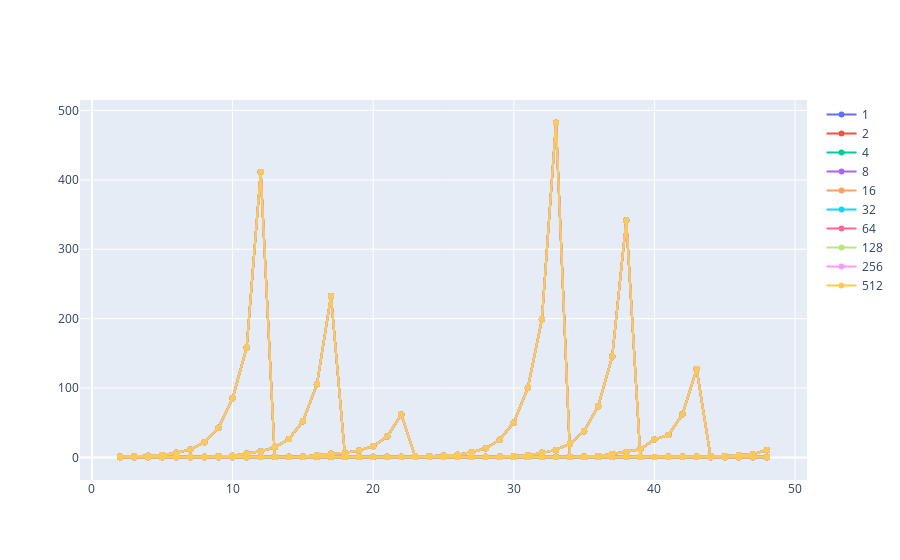

This figure's notebook cell:
### Markdown cell above
## `broadcast` messaging

Let's first load the data

### Code cell
import os
import pandas as pd
import plotly.graph_objects as go

# Set path to the data
bcast_path = path + '/bcast/results_bcast/'  # Replace with your actual path

# Get the list of files in the directory
files = os.listdir(bcast_path)

# Create a list to store the dataframes
dfs = []

# Read the data from the files; for each file, check if 
# the name contains binary, default or chain and set the
# corresponding value in the dataframe

for file in files:
    if 'binary' in file:
        df = pd.read_csv(os.path.join(bcast_path, file))
        df['algorithm'] = 'Binary Tree'
        dfs.append(df)
    elif 'default' in file:
        df = pd.read_csv(os.path.join(bcast_path, file))
        df['algorithm'] = 'Default'
        dfs.append(df)
    elif 'chain' in file:
        df = pd.read_csv(os.path.join(bcast_path, file))
        df['algorithm'] = 'Chain'
        dfs.append(df)

# Filter out dataframes where the 'Algorithm' column contains '${algorithm}' or is null
valid_dfs = []
for df in dfs:
    if 'Algorithm' in df.columns:
        df['Algorithm'] = df['Algorithm'].astype(str)
        if not df['Algorithm'].str.contains(r'\$\{algorithm\}').any():
            valid_dfs.append(df)

# Split the data into separate dataframes for each algorithm
default_df = [df for df in valid_dfs if df['Algorithm'].iloc[0] == 'default']
binary_tree_df = [df for df in valid_dfs if df['Algorithm'].iloc[0] == 'binary_tree']
chain_df = [df for df in valid_dfs if df['Algorithm'].iloc[0] == 'chain']

# # Function to add traces for each message size
# def add_traces_for_algorithm(df_list, algorithm_name):
# 	for df in df_list:
# 		print(df)
# 		grouped = df.groupby('MessageSize')
# 		print(grouped)
# 		for message_size, group in grouped:
# 			print(message_size)
# 			fig.add_trace(go.Scatter(
# 					x=group['Processes'], 
# 					y=group['Latency'], 
# 					mode='lines+markers', 
# 					name=f'{algorithm_name} - {message_size} bytes'
# 				)
# 			)
# 	# Update layout
# 	fig.update_layout(
# 		title='Latency vs Processes for Different Algorithms',
# 		xaxis_title='Processes',
# 		yaxis_title='Latency (ms)',
# 		legend_title='Algorithm and Message Size',
# 		template='plotly'
# 	)
# 	fig.show()

# # Add traces for each algorithm
# add_traces_for_algorithm(default_df, 'default')
# add_traces_for_algorithm(binary_tree_df, 'binary_tree')
# add_traces_for_algorithm(chain_df, 'chain')
selected = 1
message_sizes = default_df[selected]['MessageSize'].unique()

fig = go.Figure()
for message_size in message_sizes:
	if message_size < 1000:
		fig.add_trace(go.Scatter(x=default_df[selected][default_df[selected]['MessageSize']==message_size]['Processes'], y=default_df[selected]['Latency'], mode='lines+markers', name=str(message_size)))
fig.show()

### Figure 1 — Plotly figure (JSON) as saved in the notebook; plotly's stock layout.template omitted (floating-point values rounded to 4 significant figures; data arrays with more than 128 entries replaced by an {"elided": "..."} marker saying what was removed)
{"data": [{"mode": "lines+markers", "name": "1", "type": "scatter", "x": {"elided": "141 int values"}, "y": {"elided": "2961 float values"}}, {"mode": "lines+markers", "name": "2", "type": "scatter", "x": {"elided": "141 int values"}, "y": {"elided": "2961 float values"}}, {"mode": "lines+markers", "name": "4", "type": "scatter", "x": {"elided": "141 int values"}, "y": {"elided": "2961 float values"}}, {"mode": "lines+markers", "name": "8", "type": "scatter", "x": {"elided": "141 int values"}, "y": {"elided": "2961 float values"}}, {"mode": "lines+markers", "name": "16", "type": "scatter", "x": {"elided": "141 int values"}, "y": {"elided": "2961 float values"}}, {"mode": "lines+markers", "name": "32", "type": "scatter", "x": {"elided": "141 int values"}, "y": {"elided": "2961 float values"}}, {"mode": "lines+markers", "name": "64", "type": "scatter", "x": {"elided": "141 int values"}, "y": {"elided": "2961 float values"}}, {"mode": "lines+markers", "name": "128", "type": "scatter", "x": {"elided": "141 int values"}, "y": {"elided": "2961 float values"}}, {"mode": "lines+markers", "name": "256", "type": "scatter", "x": {"elided": "141 int values"}, "y": {"elided": "2961 float values"}}, {"mode": "lines+markers", "name": "512", "type": "scatter", "x": {"elided": "141 int values"}, "y": {"elided": "2961 float values"}}], "layout": {}}
